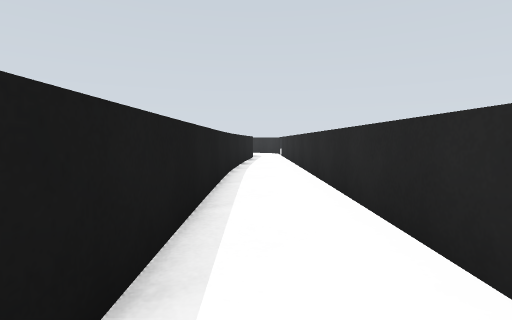
[1] (above)

17 first-person views from a walk through a robot-simulator world made for Gazebo. The camera is 0.81 m above the floor, tilts 4° down and sees 85° across. The floor is counted in squares, 1 m on a side. Each view is taken from the middle of a square. On the plan, view 1 faces up. The plan holds only what a view shows up to about 10 squares ahead; the rest is blank. The place goes on beyond the plan.

[2]
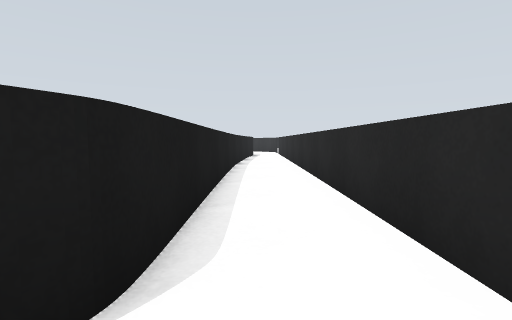

[3]
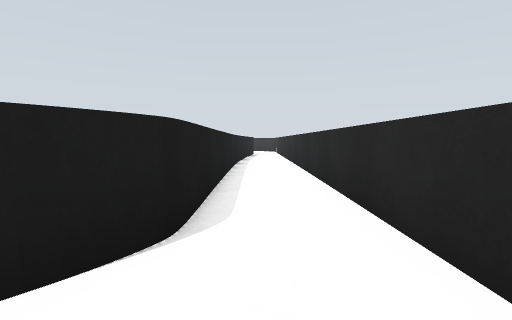

[4]
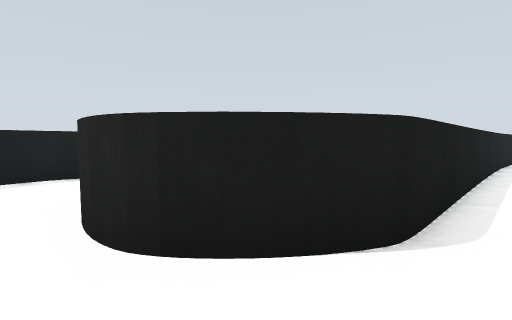

[5]
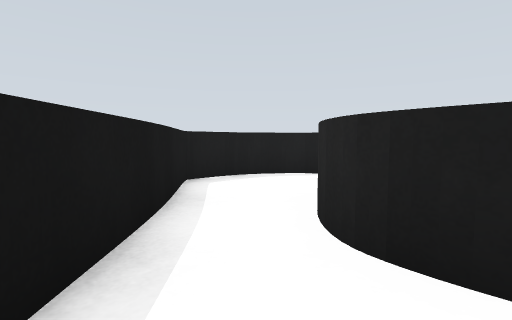

[6]
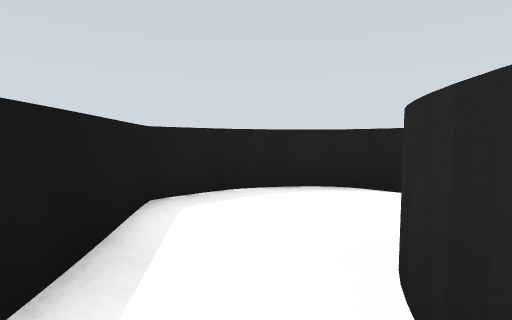

[7]
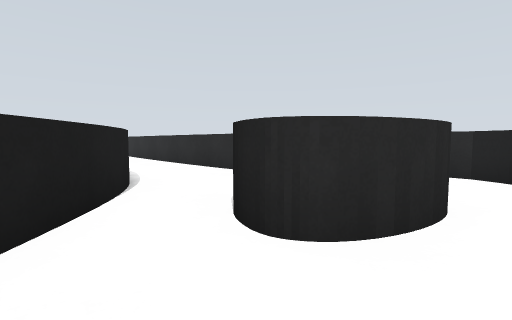

[8]
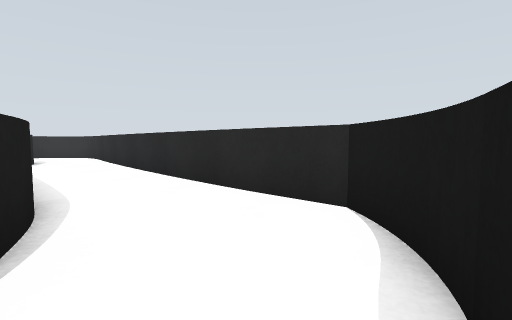

[9]
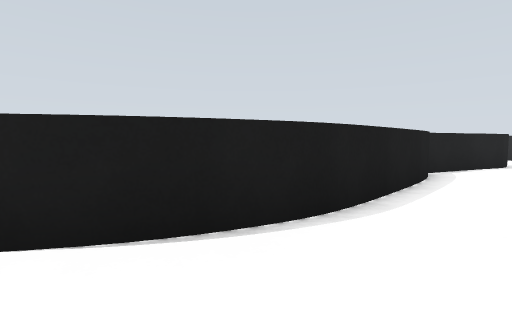

[10]
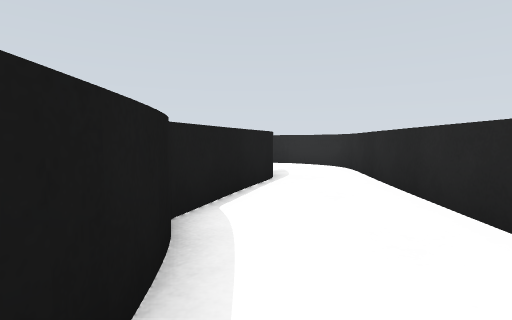

[11]
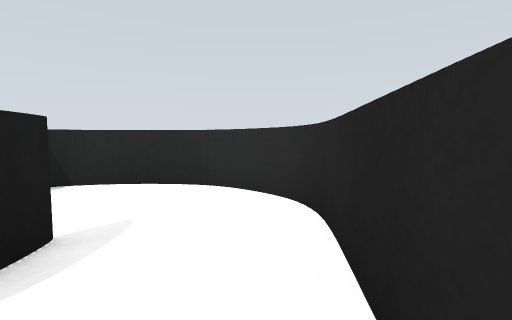

[12]
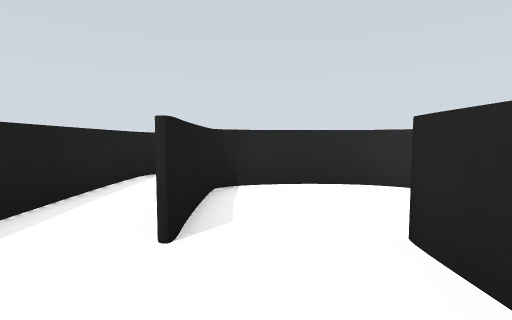

[13]
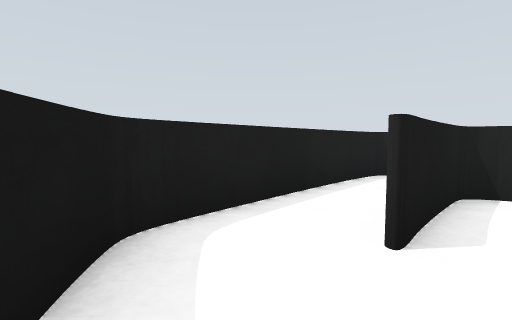

[14]
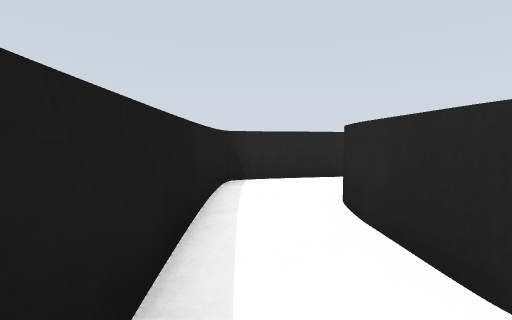

[15]
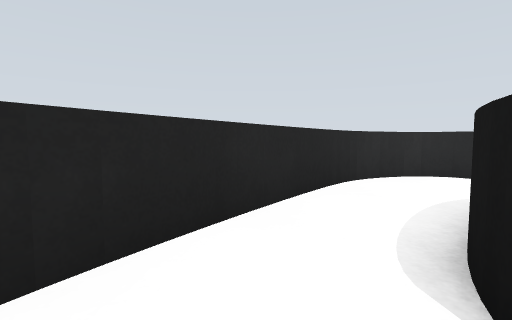

[16]
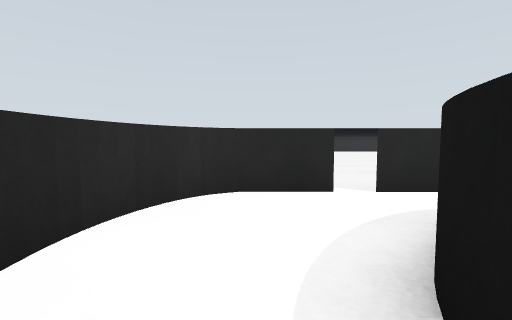

[17]
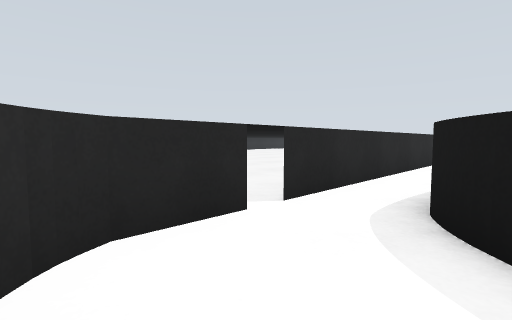

### Floor plan
Points are (right, up) in squares from view 1. A wall is a line through its corners. A room is listed if a view was taken in it or the views show most of it. See-through windows are left out.
Room 1 (views 1, 2, 3, 4, 5, 6)
walls: (-0.9, -1.1) (-1.2, -1.6); (-1.3, -1.7) (-1.7, -2.1); (1, -2.8) (1.3, -2.1) (1.4, 9.5); (-2.4, -2.4) (-3.2, -2.3); (-3.1, -2.3) (-3.6, -2.2); (-0.8, 8.5) (-0.7, -0.6) (-1, -1.2); (-4.1, -4.1) (-1, -4); (-0.5, 9.8) (-0.6, 8.3)
ways out: opening at (-4, -3) to room 2; opening at (1, 10) to room 7
Room 2 (views 7, 8)
walls: (-6.9, -2) (-6.9, -2.5); (-6.9, -2.3) (-6.8, -3.1); (-6.7, -3.1) (-6.5, -3.5); (-6.6, -3.5) (-6, -4.2) (-5, -4.2); (-5.6, -4.4) (-3.9, -4.2); (-5.1, 0.5) (-6.5, -1)
ways out: opening at (-4, -3) to room 1; opening at (-4, 1) to room 3
Room 3 (views 9, 10)
walls: (-3.5, 4.5) (-3.6, 3.9); (-3.5, 3.9) (-3.7, 3.3); (-3.6, 3.4) (-4.1, 2); (-0.9, 5.4) (-0.8, 7.2); (-1, 7.2) (-0.8, 9.4); (-4.2, 1.8) (-5.2, 0.5); (-3.7, 8.4) (-3.6, 7.7) (-3.4, 4.3); (-1.1, 1.2) (-0.9, 1.6) (-1.1, 5.5); (-1.6, 0.7) (-1, 1.3); (-1.9, 0.5) (-1.5, 0.8); (-2.1, 0.3) (-1.7, 0.6); (-3.5, 9.9) (-3.9, 8.8); (-2.9, 0) (-2.3, 0.2)
ways out: opening at (-4, 1) to room 2; opening at (-2, 10) to room 4
Room 4 (view 11)
walls: (-2.6, 13.1) (-2.6, 12.3); (-2.7, 12.1) (-3.5, 9.9); (-0.5, 14.7) (-0.7, 15.2) (-1.4, 15.8) (-2.2, 16.2) (-3, 16.2); (-1.1, 15.6) (-1.6, 15.9); (-2.9, 16.2) (-3.5, 16.2); (-0.8, 9.4) (-0.3, 13.8)
ways out: opening at (-2, 10) to room 3; opening at (-3, 14.5) to room 5
Room 5 (views 12, 13)
walls: (-2.8, 12.3) (-2.8, 13.1); (-6, 11.5) (-5.3, 11); (-3.9, 16.1) (-4.7, 15.8) (-4.7, 13.1); (-3.4, 16.2) (-4.1, 16.1)
ways out: opening at (-3, 14.5) to room 4; opening at (-5, 12.5) to room 6
Room 6 (views 14, 15)
walls: (-6.8, 16.6) (-6.5, 12.2); (-4.8, 13.3) (-4.9, 14.9) (-4.9, 15.5); (-6.6, 17.3) (-6.7, 16.4); (-6.3, 11.7) (-5.9, 11.4)
ways out: opening at (-5, 12.5) to room 5; opening at (-5, 17) to room 7
Room 7 (views 16, 17)
walls: (-0.9, 15.6) (-0.5, 15.1); (-0.6, 15.2) (-0.3, 14.8); (-1.8, 16.2) (-1.4, 16); (1.4, 17.2) (1.2, 17.7); (0.7, 18.1) (0.1, 18.4); (-2.2, 16.3) (-1.7, 16.1); (0.3, 18.4) (-0.3, 18.5) (-0.9, 18.6); (-0.7, 18.6) (-2.1, 18.6); (-2, 18.5) (-3.1, 18.4); (-3.1, 18.5) (-6.2, 17.8); (-4.1, 16.2) (-3.5, 16.3); (-4.5, 16.1) (-3.9, 16.3); (1.4, 9.5) (1.5, 17.4)
ways out: opening at (1, 10) to room 1; opening at (-5, 17) to room 6

Positions as (right, up) in squares from view 1, and headings:
1: (0, 0), facing up
2: (0, -2), facing up
3: (0, -3), facing up
4: (0, -3), facing up-left
5: (0, -3), facing left
6: (-2, -3), facing left
7: (-6, -3), facing up-right
8: (-4, 0), facing up-right
9: (-2, 1), facing up-left
10: (-3, 6), facing up
11: (-1, 11), facing up
12: (-4, 11), facing up
13: (-4, 11), facing up-left
14: (-6, 12), facing up
15: (-6, 16), facing up-right
16: (-3, 17), facing right
17: (-1, 18), facing down-right
